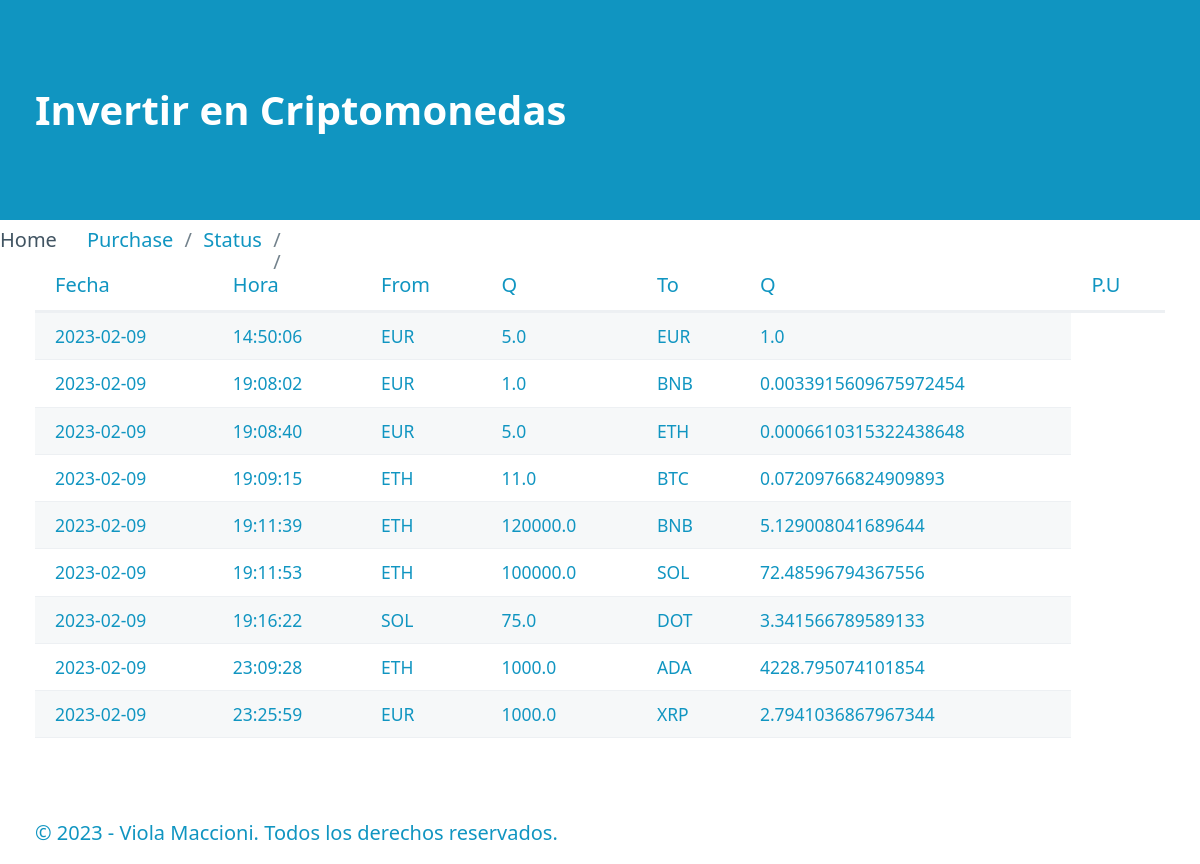
Before: / with the older database file.
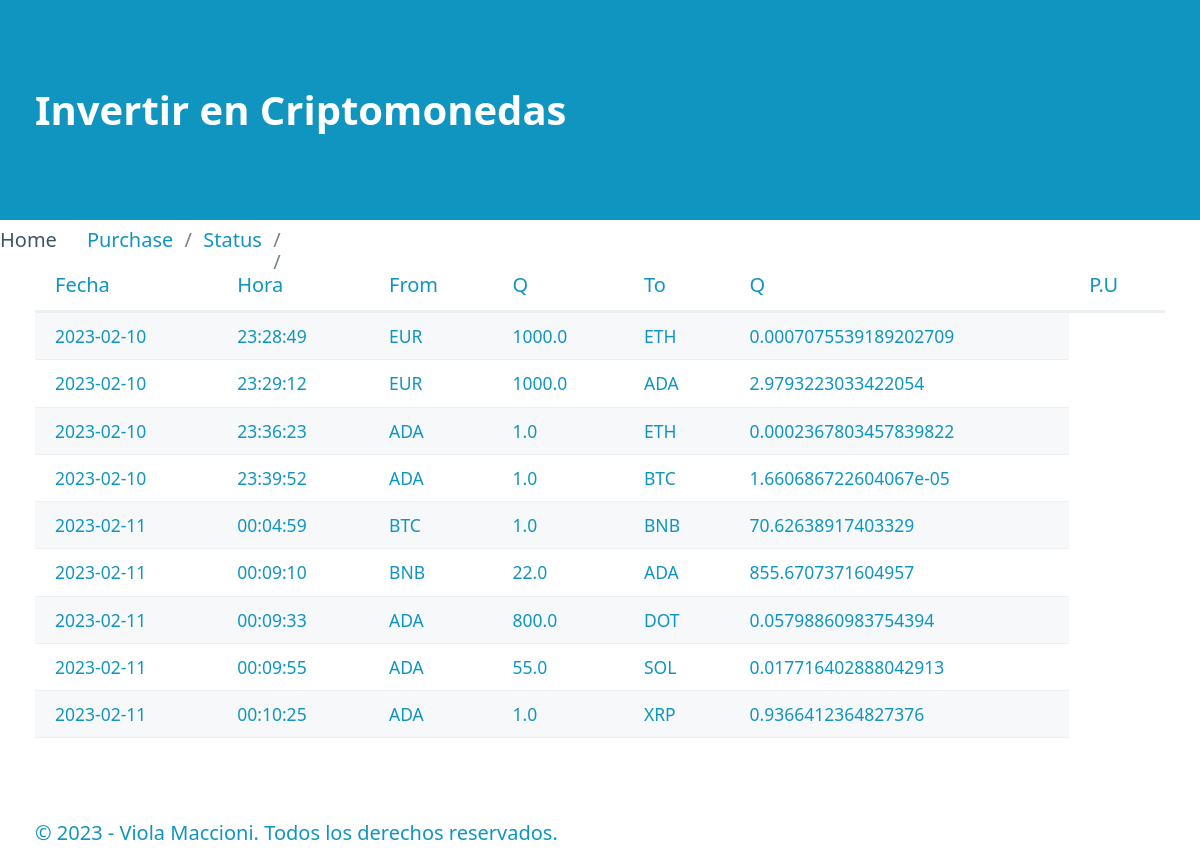
After: the same page with the newer database file.
### tables this page shows
CREATE TABLE "movements" (
	"id"	INTEGER,
	"date"	TEXT NOT NULL,
	"time"	TEXT NOT NULL,
	"moneda_from"	TEXT NOT NULL,
	"cantidad_from"	REAL NOT NULL,
	"moneda_to"	TEXT NOT NULL,
	"cantidad_to"	REAL NOT NULL,
	PRIMARY KEY("id" AUTOINCREMENT)
);

### registro_ig/routes.py (the view)
@app.route("/")#Home
def index():
    registros = select_all()#importo todo el registro
    return render_template("index.html", page ="Home", pageTitle="Home",data=registros)#data esta en index con jinja, y aqui creamos la variable asignandole la lista de diccionario data_mov

### registro_ig/models.py (called while the page is built)
def select_all():#importo todo lo que hay en el form sql a la pagina html
    connect = Conexion("select id,date,time,moneda_from,cantidad_from,moneda_to,cantidad_to from movements order by date;")
    columnas= connect.res.description#capturo los nombres de columnas
    filas = connect.res.fetchall()#capturo las filas de datos
    resultado= []#lista para guadar diccionario
    for fila in filas:
        dato={}#crear un diccionario para cada registro
        posicion=0#crear una posicion de columna para adjuntar y incrementar
        for campo in columnas:
            dato[campo[0]]=fila[posicion]#el campo columna es siempre en 0
            posicion += 1
        resultado.append(dato)
    connect.con.close()
    return resultado

### registro_ig/templates/index.html
{% extends "base.html" %}
{% block section %}
{% if data %}
<table role="grid">
    <thead>
        <tr>
            <th>Fecha</th>
            <th>Hora</th>
            <th>From</th>
            <th>Q</th>
            <th>To</th>
            <th>Q</th>
            <th>P.U</th>
        </tr>
    </thead>
    <tbody>
        <div class="formulario">
            {% for movements in data %}
            <tr>
                <td>{{movements.date}}</td>
                <td>{{movements.time}}</td>
                <td>{{movements.moneda_from}}</td>
                <td>{{movements.cantidad_from}}</td>
                <td>{{movements.moneda_to}}</td>
                <td>{{movements.cantidad_to}}</td>
            </tr>
            {% endfor %}
        </div>
    </tbody>
</table>
{% else %}
<h3>No existen datos de movimientos...</h3>
{% endif %}
{% endblock %}

### registro_ig/templates/base.html (shortened to what this page needs)
<!DOCTYPE html>
<html lang="en">
<head>
    <link rel="stylesheet" href="/static/css/pico.css">
    <link rel="stylesheet" href="/static/css/styles.css">
</head>
<body>
    <header>
        <div class="container">
            Invertir en Criptomonedas
        </div>
    </header>
    <nav aria-label="breadcrumb">
        <ul class="container">
            {% if page == "Home" %}
            <li>Home</li>
            <li><a href="/purchase">Purchase</a></li>
            <li><a href="/status">Status<a></li>
            {% endif %}
        </ul>
    </nav>
    <section class="container">
        {% block section %}
        {% endblock %}
    </section>
    <footer>
        <div class="container">
            &copy; 2023 - Viola Maccioni. Todos los derechos reservados.
        </div>
    </footer>
</body>
</html>

### registro_ig/static/css/styles.css (style rules this page uses)
header { background-color: var(--primary); color: var(--primary-inverse); font-size: 2.0em; font-weight: bold; }
body { min-height: 108vh; display: grid; grid-template-rows: auto 40px 1fr auto; margin: 1; }

Changed rows visible on the page:
removed movements: date "2023-02-09", time "14:50:06", moneda_from "EUR", cantidad_from "5.0", moneda_to "EUR", cantidad_to "1.0"
removed movements: date "2023-02-09", time "19:08:02", moneda_from "EUR", cantidad_from "1.0", moneda_to "BNB", cantidad_to "0.0033915609675972454"
removed movements: date "2023-02-09", time "19:08:40", moneda_from "EUR", cantidad_from "5.0", moneda_to "ETH", cantidad_to "0.0006610315322438648"
removed movements: date "2023-02-09", time "19:09:15", moneda_from "ETH", cantidad_from "11.0", moneda_to "BTC", cantidad_to "0.07209766824909893"
removed movements: date "2023-02-09", time "19:11:39", moneda_from "ETH", cantidad_from "120000.0", moneda_to "BNB", cantidad_to "5.129008041689644"
removed movements: date "2023-02-09", time "19:11:53", moneda_from "ETH", cantidad_from "100000.0", moneda_to "SOL", cantidad_to "72.48596794367556"
removed movements: date "2023-02-09", time "19:16:22", moneda_from "SOL", cantidad_from "75.0", moneda_to "DOT", cantidad_to "3.341566789589133"
removed movements: date "2023-02-09", time "23:09:28", moneda_from "ETH", cantidad_from "1000.0", moneda_to "ADA", cantidad_to "4228.795074101854"
removed movements: date "2023-02-09", time "23:25:59", moneda_from "EUR", cantidad_from "1000.0", moneda_to "XRP", cantidad_to "2.7941036867967344"
added movements: date "2023-02-10", time "23:28:49", moneda_from "EUR", cantidad_from "1000.0", moneda_to "ETH", cantidad_to "0.0007075539189202709"
added movements: date "2023-02-10", time "23:29:12", moneda_from "EUR", cantidad_from "1000.0", moneda_to "ADA", cantidad_to "2.9793223033422054"
added movements: date "2023-02-10", time "23:36:23", moneda_from "ADA", cantidad_from "1.0", moneda_to "ETH", cantidad_to "0.0002367803457839822"
added movements: date "2023-02-10", time "23:39:52", moneda_from "ADA", cantidad_from "1.0", moneda_to "BTC", cantidad_to "1.660686722604067e-05"
added movements: date "2023-02-11", time "00:04:59", moneda_from "BTC", cantidad_from "1.0", moneda_to "BNB", cantidad_to "70.62638917403329"
added movements: date "2023-02-11", time "00:09:10", moneda_from "BNB", cantidad_from "22.0", moneda_to "ADA", cantidad_to "855.6707371604957"
added movements: date "2023-02-11", time "00:09:33", moneda_from "ADA", cantidad_from "800.0", moneda_to "DOT", cantidad_to "0.05798860983754394"
added movements: date "2023-02-11", time "00:09:55", moneda_from "ADA", cantidad_from "55.0", moneda_to "SOL", cantidad_to "0.017716402888042913"
added movements: date "2023-02-11", time "00:10:25", moneda_from "ADA", cantidad_from "1.0", moneda_to "XRP", cantidad_to "0.9366412364827376"
